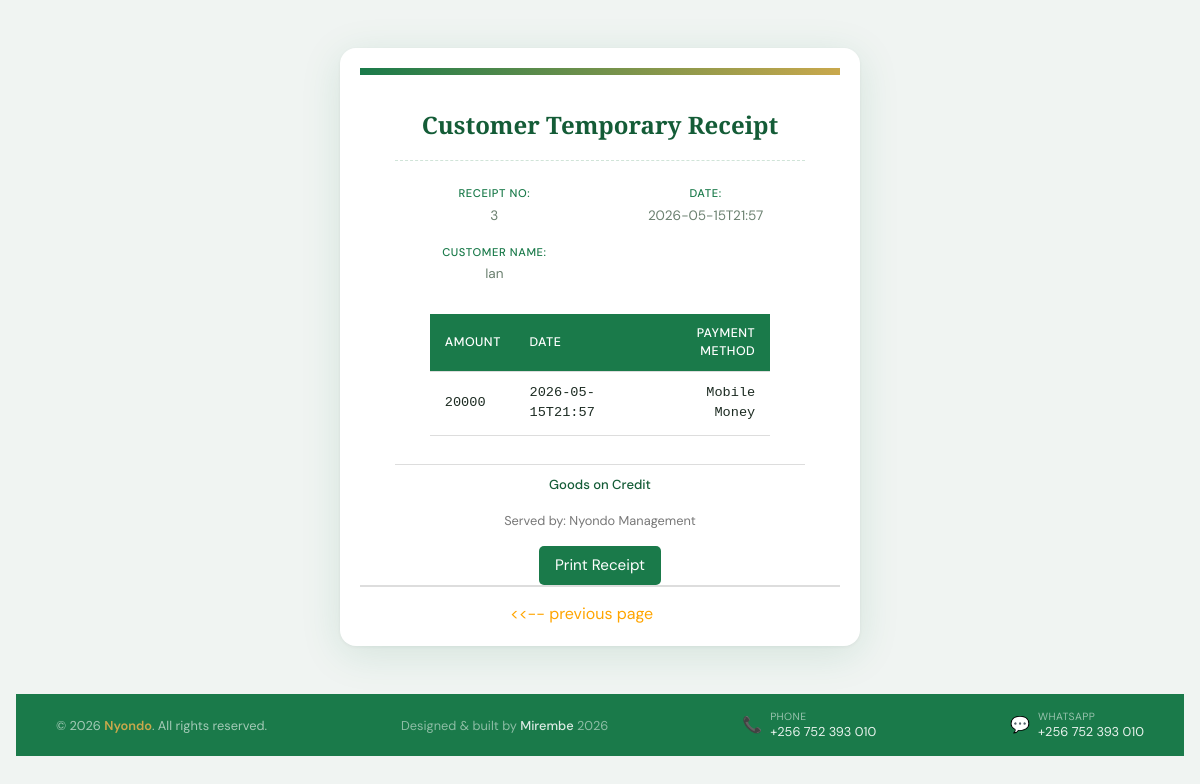
The app's page /customer_list/3/edit/ (signed in), older data.
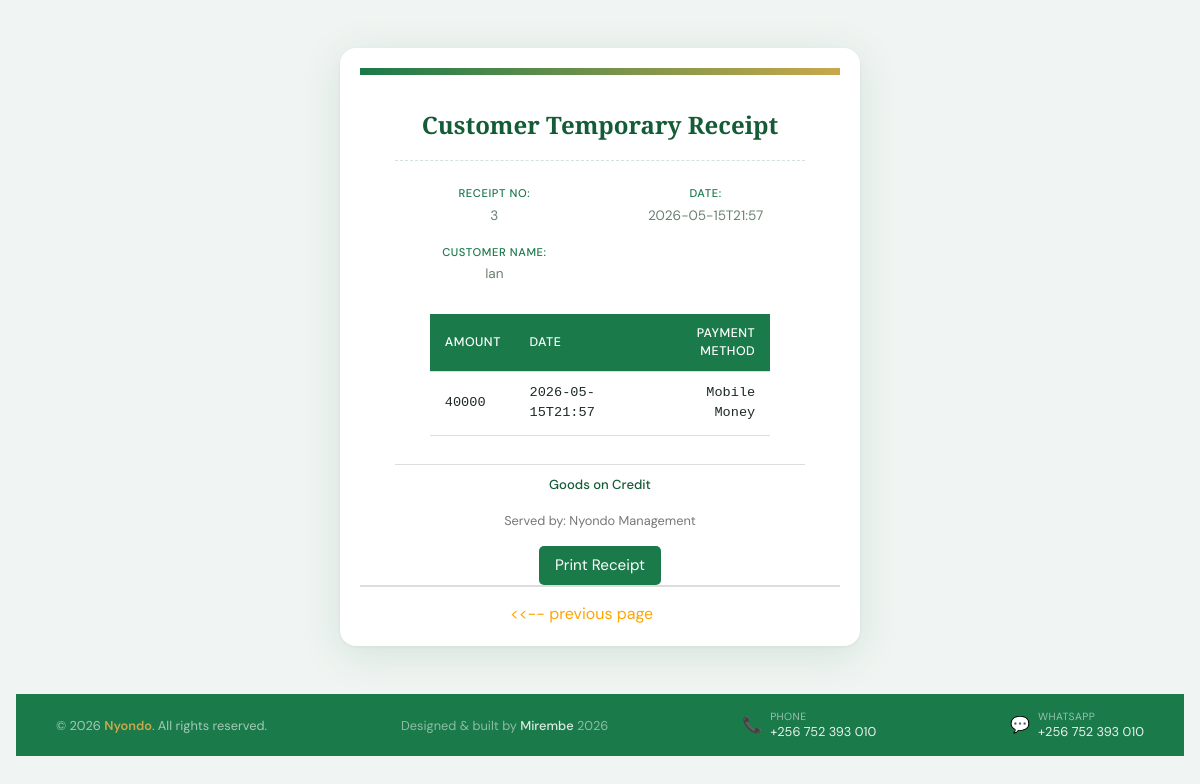
The same page, newer data.
### hardwareapp/models.py (models this page shows)
class Register(models.Model):
    name = models.CharField(max_length=255)
    nin = models.CharField(max_length=255)
    phone = models.IntegerField()
    address = models.CharField(max_length=255)
    date = models.CharField(max_length=255, null=True)
    select_product = models.CharField(max_length=255)
    amount = models.IntegerField()
    payment_method = models.CharField(max_length=255)

### hardwareapp/views.py (the view)
# urls.py: path('customer_list/<int:pk>/edit/', views.customer_detail, name='customer_detail'),
@login_required
def customer_detail(request, pk):
    entry = get_object_or_404(Register, pk=pk)
    return render(request, 'customer_edit.html', {'entry': entry})

### hardwareapp/templates/customer_edit.html (shortened to what this page needs)
{% extends 'base.html' %}
{% block content %}
<!DOCTYPE html>
<html lang="en">
<head>
</head>
<body>
<div class="receipt-container">
    <div class="header">
<div class="receipt">
    <p><strong>Customer Temporary Receipt</strong></p>
</div>
<div class="details">
    <p><strong>Receipt No:</strong> {{ entry.id }}</p>
    <p><strong>Date:</strong> {{ entry.date }}</p>
    <p><strong>Customer Name:</strong> {{ entry.name }}</p>
</div>
<div class="items">
    <table>
        <thead>
            <tr>
                <th>Amount</th>
                <th>Date</th>
                <th>Payment Method</th>
            </tr>
        </thead>
        <tbody>
            <tr>
                <td>{{ entry.amount }}</td>
                <td>{{ entry.date}}</td>
                <td>{{ entry.payment_method }}</td>
            </tr>
        </tbody>
    </table>
</div>
<div class="footer">
    <p>Goods on Credit</p>
    <p>Served by: Nyondo Management</p>
</div>
<button onclick="window.print()" style="color: #ffffff; text-decoration: none; font-size: .95rem; background: var(--green); padding: .5rem 1rem; border-radius: 5px; border: none; cursor: pointer;">Print Receipt</button>
</div>
<a style="color: orange; text-decoration: none; margin-left: 150px;" href="{% url 'customer_list' %}"><<-- previous page</a>
</div>
{% endblock %}

Row changes from the older to the newer data that the page shows:
changed Register "Ian": amount "20000" → "40000"
